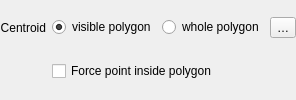
                       <widget class="QFrame" name="mPlacementCentroidFrame">
                        <property name="frameShape">
                         <enum>QFrame::NoFrame</enum>
                        </property>
                        <property name="frameShadow">
                         <enum>QFrame::Raised</enum>
                        </property>
                        <layout class="QGridLayout" name="gridLayout_25">
                         <property name="leftMargin">
                          <number>0</number>
                         </property>
                         <property name="topMargin">
                          <number>0</number>
                         </property>
                         <property name="rightMargin">
                          <number>0</number>
                         </property>
                         <property name="bottomMargin">
                          <number>0</number>
                         </property>
                         <item row="1" column="1">
                          <widget class="QRadioButton" name="mCentroidRadioVisible">
                           <property name="sizePolicy">
                            <sizepolicy hsizetype="Maximum" vsizetype="Fixed">
                             <horstretch>0</horstretch>
                             <verstretch>0</verstretch>
                            </sizepolicy>
                           </property>
                           <property name="text">
                            <string>visible polygon</string>
                           </property>
                           <property name="checked">
                            <bool>true</bool>
                           </property>
                          </widget>
                         </item>
                         <item row="1" column="3">
                          <widget class="QgsPropertyOverrideButton" name="mCentroidDDBtn">
                           <property name="text">
                            <string>…</string>
                           </property>
                          </widget>
                         </item>
                         <item row="1" column="2">
                          <widget class="QRadioButton" name="mCentroidRadioWhole">
                           <property name="sizePolicy">
                            <sizepolicy hsizetype="Preferred" vsizetype="Fixed">
                             <horstretch>0</horstretch>
                             <verstretch>0</verstretch>
                            </sizepolicy>
                           </property>
                           <property name="text">
                            <string>whole polygon</string>
                           </property>
                          </widget>
                         </item>
                         <item row="2" column="1" colspan="3">
                          <widget class="QCheckBox" name="mCentroidInsideCheckBox">
                           <property name="text">
                            <string>Force point inside polygon</string>
                           </property>
                          </widget>
                         </item>
                         <item row="1" column="0">
                          <widget class="QLabel" name="mCentroidLabel">
                           <property name="sizePolicy">
                            <sizepolicy hsizetype="Maximum" vsizetype="Preferred">
                             <horstretch>0</horstretch>
                             <verstretch>0</verstretch>
                            </sizepolicy>
                           </property>
                           <property name="text">
                            <string>Centroid</string>
                           </property>
                           <property name="alignment">
                            <set>Qt::AlignRight|Qt::AlignTrailing|Qt::AlignVCenter</set>
                           </property>
                          </widget>
                         </item>
                        </layout>
                       </widget>
